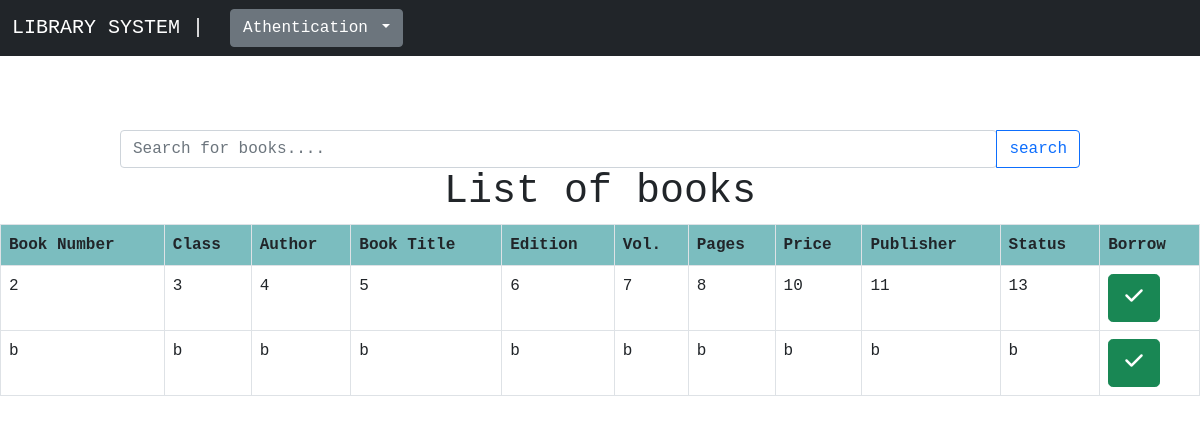
The page /books.php on the database its author committed.
### tables this page shows
CREATE TABLE IF NOT EXISTS `books` (
  `bid` int(11) NOT NULL AUTO_INCREMENT,
  `bnumber` varchar(100) NOT NULL,
  `class` varchar(100) NOT NULL,
  `author` varchar(100) NOT NULL,
  `booktitle` varchar(100) NOT NULL,
  `edition` varchar(100) NOT NULL,
  `vol` varchar(100) NOT NULL,
  `pages` varchar(100) NOT NULL,
  `source` varchar(100) NOT NULL,
  `price` varchar(50) NOT NULL,
  `publisher` varchar(100) NOT NULL,
  `year` varchar(50) NOT NULL,
  `status` varchar(50) NOT NULL,
  PRIMARY KEY (`bid`)
);

### books.php (the view, shortened to what this page needs)
<?php
	include "navbar.php";
?>
<!DOCTYPE html>
<html>
<head>
</head>
<body>
<form class="navbar-form" method="post" name="form1">
<div class="input-group">
  <input type="search" class="form-control rounded" name="search" placeholder="Search for books...." aria-label="Search" aria-describedby="search-addon" required="">
  <button type="submit" name="submit" class="btn btn-outline-primary">search</button>
</div>
</form>
	<h1 style="text-align: center; font-family: courier;">List of books</h1>
	<?php
		if(isset($_POST['submit'])) {
			$q = mysqli_query($db, "SELECT * FROM `books` WHERE `bnumber` like '%$_POST[search]%' OR `booktitle`like '%$_POST[search]%' OR `author` like '%$_POST[search]%' ");
			if(mysqli_num_rows($q)==0) {
				?>
				<div class="alert alert-dark" role="alert" style="margin: 0; text-align: center; font-weight: bold;">
  			Sorry! No book found. Try to search again.
				</div>
				<?php
			}
			else {
			echo "<table class = 'table table-bordered table-hover'>";
				echo "<tr style = 'background-color: #6db6b9e6;'>";
					echo "<th>";		echo "Book Number";				echo "</th>";
					echo "<th>";		echo "Class";							echo "</th>";
					echo "<th>";		echo "Author";						echo "</th>";
					echo "<th>";		echo "Book Title";				echo "</th>";
					echo "<th>";		echo "Edition";						echo "</th>";
					echo "<th>";		echo "Vol.";							echo "</th>";
					echo "<th>";		echo "Pages";							echo "</th>";
					echo "<th>";		echo "Price";							echo "</th>";
					echo "<th>";		echo "Publisher";					echo "</th>";
					echo "<th>";		echo "Status";						echo "</th>";
					echo "<th>";		echo "Borrow";						echo "</th>";
				echo "</tr>";
			while($rows = mysqli_fetch_assoc($q)) {
				$borrow = "<a href='books.php?id=$rows[bid];'><button type='submit' name='approve_button' class='btn btn-success btn-lg'><i class='fa-solid fa-check'></button></i></a>";
				echo "<tr>";
					echo "<td>";	echo $rows['bnumber'];		echo "</td>";
					echo "<td>";	echo $rows['class'];			echo "</td>";
					echo "<td>";	echo $rows['author'];			echo "</td>";
					echo "<td>";	echo $rows['booktitle'];	echo "</td>";
					echo "<td>";	echo $rows['edition'];		echo "</td>";
					echo "<td>";	echo $rows['vol'];				echo "</td>";
					echo "<td>";	echo $rows['pages'];			echo "</td>";
					echo "<td>";	echo $rows['price'];			echo "</td>";
					echo "<td>";	echo $rows['publisher'];	echo "</td>";
					echo "<td>";	echo $rows['status'];			echo "</td>";
					echo "<td>";	echo $borrow;							echo "</td>";
				echo "</tr>";
			}
			echo "</table>";
				}
			}
			else {
		$res = mysqli_query($db,"SELECT * FROM `books` ORDER BY `books`.`bnumber` ASC;");
		echo "<table class = 'table table-bordered table-hover'>";
		echo "<tr style = 'background-color: #6db6b9e6;'>";
					echo "<th>";		echo "Book Number";			echo "</th>";
					echo "<th>";		echo "Class";					echo "</th>";
					echo "<th>";		echo "Author";					echo "</th>";
					echo "<th>";		echo "Book Title";			echo "</th>";
					echo "<th>";		echo "Edition";				echo "</th>";
					echo "<th>";		echo "Vol.";					echo "</th>";
					echo "<th>";		echo "Pages";					echo "</th>";
					echo "<th>";		echo "Price";					echo "</th>";
					echo "<th>";		echo "Publisher";				echo "</th>";
					echo "<th>";		echo "Status";					echo "</th>";
					echo "<th>";		echo "Borrow";					echo "</th>";
		echo "</tr>";
		while($rows = mysqli_fetch_assoc($res)) {
			$borrow = "<a href='books.php?id=$rows[bid];'><button type='submit' name='approve_button' class='btn btn-success btn-lg'><i class='fa-solid fa-check'></button></i></a>";
			echo "<tr>";
					echo "<td>";	echo $rows['bnumber'];		echo "</td>";
					echo "<td>";	echo $rows['class'];			echo "</td>";
					echo "<td>";	echo $rows['author'];		echo "</td>";
					echo "<td>";	echo $rows['booktitle'];	echo "</td>";
					echo "<td>";	echo $rows['edition'];		echo "</td>";
					echo "<td>";	echo $rows['vol'];			echo "</td>";
					echo "<td>";	echo $rows['pages'];			echo "</td>";
					echo "<td>";	echo $rows['price'];			echo "</td>";
					echo "<td>";	echo $rows['publisher'];	echo "</td>";
					echo "<td>";	echo $rows['status'];		echo "</td>";
					echo "<td>";	echo $borrow;					echo "</td>";
			echo "</tr>";
			?>
      	<?php
		}
		echo "</table>";
			}
	?>
</body>
</html>

### navbar.php (shortened to what this page needs)
<!DOCTYPE html>
<html lang="en">
<head>
</head>
<body>
<?php $activePage = basename($_SERVER['PHP_SELF'], ".php"); ?>
<div class="m-4">
    <nav class="navbar fixed-top navbar-expand-lg navbar-dark bg-dark">
        <div class="container-fluid">
            <a href="index.php" class="navbar-brand">LIBRARY SYSTEM |</a>
            <div class="collapse navbar-collapse" id="navbarCollapse">
                <div class="navbar-nav">
                    <?php
                    if(isset($_SESSION['login_user']))
                     {
                    ?>
                    <div class="dropdown">
                      <button class="btn btn-secondary dropdown-toggle <?= ($activePage == 'books') ? 'active':''; ?>" type="button" id="dropdownMenuButton" data-toggle="dropdown" aria-haspopup="true" aria-expanded="false">
                        Cataloging
                      </button>
                      <div class="dropdown-menu" aria-labelledby="dropdownMenuButton">
                        <a class="dropdown-item <?= ($activePage == 'books') ? 'active':''; ?>" href="books.php" style="font-size: 1.1em;">Books</a>
                      </div>
                    </div>
                    <div class="dropdown">
                      <button class="btn btn-secondary dropdown-toggle <?= ($activePage == 'borrowed' OR $activePage == 'charge' OR $activePage =='record') ? 'active':''; ?>" type="button" id="dropdownMenuButton" data-toggle="dropdown" aria-haspopup="true" aria-expanded="false">
                        Circulation
                      </button>
                      <div class="dropdown-menu" aria-labelledby="dropdownMenuButton">
                        <a class="dropdown-item <?= ($activePage == 'borrowed') ? 'active':''; ?>" href="borrowed.php"  style="font-size: 1.1em;">Request</a>
                        <a class="dropdown-item <?= ($activePage == 'charge') ? 'active':''; ?>" href="charge.php" style="font-size: 1.1em;">Charges</a>
                        <a class="dropdown-item <?= ($activePage == 'record') ? 'active':''; ?>" href="record.php" style="font-size: 1.1em;">Records</a>
                      </div>
                    </div>
                </div>
                <div class="navbar-nav ms-auto">
                    <a href="logout.php" class="nav-item nav-link">Logout</a>
                </div>
                <?php
                }
                else{
                ?>
                 <div class="dropdown">
                      <button class="btn btn-secondary dropdown-toggle <?= ($activePage == 'register' || $activePage == 'login') ? 'active':''; ?>" type="button" id="dropdownMenuButton" data-toggle="dropdown" aria-haspopup="true" aria-expanded="false">
                        Athentication
                      </button>
                  </div>
                <?php
                }
                ?>
            </div>
        </div>
    </nav>
</div>
<link href="https://cdn.jsdelivr.net/npm/bootstrap@5.0.2/dist/css/bootstrap.min.css" rel="stylesheet">
</body>
</html>

### navbar.php (style rules this page uses)
html { scroll-behavior: smooth; }
body { padding-top: 70px; }
.dropdown { margin: 0% 10px 0% 10px; }

### books.php (style rules this page uses)
body { font-family: courier; transition: background-color .5s; }
.input-group { display: flex; width: 80%; margin: 5% 0% 0% 10%; }
.table { table-layout: auto; }

### rows shown on the page
books: bnumber "2", class "3", author "4", booktitle "5", edition "6", vol "7", pages "8", price "10", publisher "11", status "13"
books: bnumber "b", class "b", author "b", booktitle "b", edition "b", vol "b", pages "b", price "b", publisher "b", status "b"
